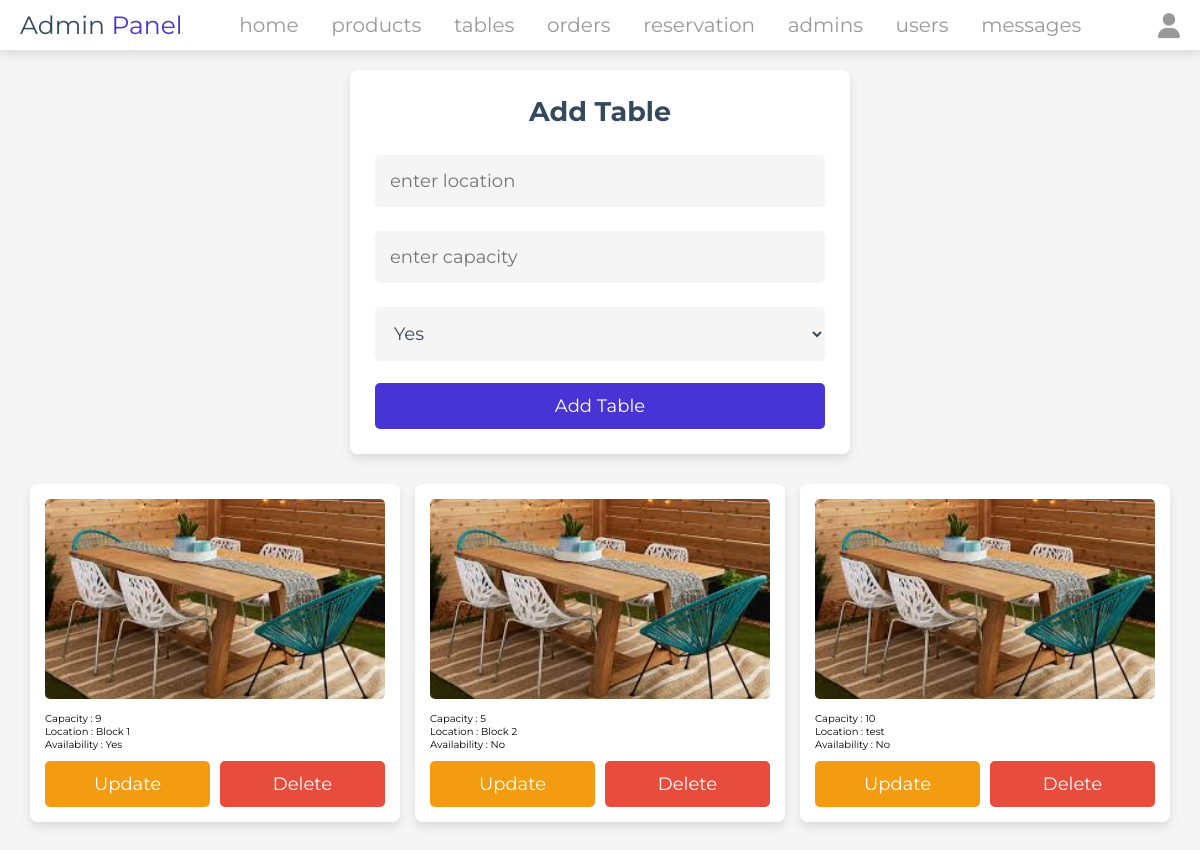
/admin/table.php (signed in), run on the app's committed database.
### tables this page shows
CREATE TABLE `tables` (
  `id` int(11) NOT NULL,
  `capacity` int(11) NOT NULL,
  `location` varchar(100) NOT NULL,
  `availability` varchar(10) NOT NULL
);

### admin/table.php (the view, shortened to what this page needs)
<?php
include '../components/connect.php';
?>
<!DOCTYPE html>
<html lang="en">
<head>
   <link rel="stylesheet" href="https://cdnjs.cloudflare.com/ajax/libs/font-awesome/6.1.1/css/all.min.css">
   <link rel="stylesheet" href="../css/admin_style.css">
</head>
<body>
<?php include '../components/admin_header.php' ?>
<section class="add-products">
   <form action="" method="POST" enctype="multipart/form-data">
      <h3>add table</h3>
      <input type="text" required placeholder="enter location" name="location" maxlength="100" class="box">
      <input type="number" min="0" max="9999999999" required placeholder="enter capacity" name="capacity" onkeypress="if(this.value.length == 10) return false;" class="box">
      <select name="availability" class="box" required>
         <option value="Yes">Yes</option>
      </select>
      <input type="submit" value="add table" name="add_table" class="btn">
   </form>
</section>
<section class="show-products" style="padding-top: 0;">
   <div class="box-container">
   <?php
      $show_tables = $conn->prepare("SELECT * FROM `tables`");
      $show_tables->execute();
      if($show_tables->rowCount() > 0){
         while($fetch_tables = $show_tables->fetch(PDO::FETCH_ASSOC)){
   ?>
   <div class="box">
      <img src="../images/table.jpeg" alt="">
      <div class="flex">
         <div class="capacity"><span>Capacity : </span><?= $fetch_tables['capacity']; ?></div>
      </div>
      <div class="location"><span>Location : </span><?= $fetch_tables['location']; ?></div>
      <div class="location"><span>Availability : </span><?= $fetch_tables['availability']; ?></div>
      <div class="flex-btn">
         <a href="update_table.php?update=<?= $fetch_tables['id']; ?>" class="option-btn">update</a>
         <a href="table.php?delete=<?= $fetch_tables['id']; ?>" class="delete-btn" onclick="return confirm('delete this table?');">delete</a>
      </div>
   </div>
   <?php
         }
      }else{
         echo '<p class="empty">no tables added yet!</p>';
      }
   ?>
   </div>
</section>
</body>
</html>

### css/admin_style.css (style rules this page uses)
:root { --main-color:#4834d4; --red:#e74c3c; --orange:#f39c12; --black:#34495e; --white:#fff; --light-bg:#f5f5f5; --light-color:#999; --border:.2rem solid var(--black); --box-shadow:0 .5rem 1rem rgba(0,0,0,.1); }
* { font-family: 'Montserrat', sans-serif; margin:0; padding:0; box-sizing: border-box; text-decoration: none; outline: none; border:none; }
html { font-size: 62.5%; overflow-x: hidden; }
body { background-color: var(--light-bg); }
section { max-width: 1200px; margin:0 auto; padding:2rem; }
.btn, .delete-btn, .option-btn { display: block; margin-top: 1rem; border-radius: .5rem; cursor: pointer; width: 100%; font-size: 1.8rem; color:var(--white); padding:1.2rem 3rem; text-transform: capitalize; text-align: center; }
.btn { background-color: var(--main-color); }
.delete-btn { background-color: var(--red); }
.option-btn { background-color: var(--orange); }
.flex-btn { display: flex; gap:1rem; }
.add-products form { margin: 0 auto; max-width: 50rem; background-color: var(--white); border-radius: 0.75rem; box-shadow: var(--box-shadow); border: 1px solid var(--border); padding: 2.5rem; text-align: center; transition: box-shadow 0.3s ease; }
.add-products form h3 { margin-bottom: 1.5rem; font-size: 2.7rem; color: var(--black); text-transform: capitalize; }
.add-products form .box { background-color: var(--light-bg); border: 1px solid var(--border); width: 100%; padding: 1.5rem; font-size: 1.8rem; color: var(--black); border-radius: 0.5rem; margin: 1.2rem 0; transition: border-color 0.3s ease, background-color 0.3s ease; }
.show-products .box-container { display: grid; grid-template-columns: repeat(auto-fit, minmax(30rem, 1fr)); gap: 1.5rem; justify-content: center; align-items: flex-start; padding: 1rem; }
.show-products .box-container .box { background-color: var(--white); border-radius: 0.75rem; box-shadow: var(--box-shadow); border: 1px solid var(--border); padding: 1.5rem; transition: transform 0.3s ease, box-shadow 0.3s ease; }
.show-products .box-container .box img { width: 100%; height: 20rem; object-fit: cover; border-radius: 0.5rem; margin-bottom: 1rem; }
.show-products .box-container .box .flex { display: flex; align-items: center; justify-content: space-between; gap: 1rem; }

### data on the page
tables: capacity "9", location "Block 1", availability "Yes"
tables: capacity "5", location "Block 2", availability "No"
tables: capacity "10", location "test", availability "No"
